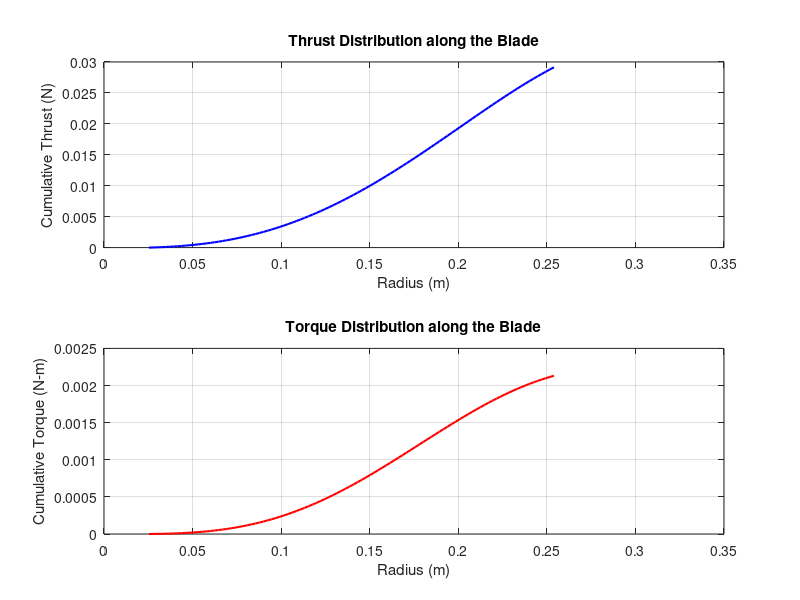

Reproduce this figure in MATLAB.
clear;
clc;close all;

rho=1.225;%airDensity
B=input('Enter the Number of blades (default B=2): ');
if isempty(B), B=2; end
omega_rpm=input('Rotational speed in RPM (default 5000): ');
if isempty(omega_rpm), omega_rpm=5000; end
c=input('ChordLength (default c=0.02m): ');
if isempty(c), c=0.02; end
omega=omega_rpm*(2*pi/60); 
R_min=0.0254;%hubRadius
R_max=0.254;%tipRadius
theta_root_deg=30;%initially 30 degrees then 5 degrees at the tip
theta_tip_deg=5;
m_slope=(theta_tip_deg-theta_root_deg)/(R_max-R_min);
b_intercept=theta_root_deg-m_slope*R_min;

CL=@(theta_val) 2*pi*theta_val;
CD=@(theta_val) 0.01+5*theta_val.^2;
theta=@(r) deg2rad(m_slope*r+b_intercept);%Theta changes linearly from 30 degrees to 5 degrees

dTdr=@(r) B.*0.5.*rho.*(omega.*r).^2.*c.*sqrt(1+tan(theta(r)).^2).*(CL(theta(r))-CD(theta(r)).*tan(theta(r)));
dtaudr=@(r) B.*0.5.*rho.*(omega.*r).^2.*c.*sqrt(1+tan(theta(r)).^2).*(CL(theta(r)).*tan(theta(r))+CD(theta(r))).*r;

num_points=100;
r_vec=linspace(R_min, R_max, num_points);
T_vec=zeros(1,num_points);
tau_vec=zeros(1,num_points);

for i=1:num_points
    T_vec(i)=integral(dTdr, R_min, r_vec(i));%integrating using Matlab inbuild function "integral"
    tau_vec(i)=integral(dtaudr, R_min, r_vec(i));%integral(fun, lower_limit, upper_limit)
end

r3=r_vec(:);
th3=T_vec(:);
to3=tau_vec(:);

sim_th3=[r3,th3];
sim_to3=[r3,to3];
% Plot results
figure('Name', 'Blade Element Momentum Theory Results');

% Thrust Plot
subplot(2,1,1);
plot(r3, th3, 'b-', 'LineWidth', 1.5);
grid on;
xlabel('Radius (m)');
ylabel('Cumulative Thrust (N)');
title('Thrust Distribution along the Blade');

% Torque Plot
subplot(2,1,2);
plot(r3, to3, 'r-', 'LineWidth', 1.5);
grid on;
xlabel('Radius (m)');
ylabel('Cumulative Torque (N-m)');
title('Torque Distribution along the Blade');
